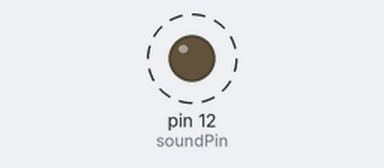
The sketch below on a simulated Arduino Uno, built with avr-gcc and run on an emulated ATmega328P. Shown: output pins drawn as LEDs (lit = HIGH). Dashed ring = blinking.

Above: at 1.1 s.
Timing chart, 0 to 4.9 s (numbered marks = the images above):
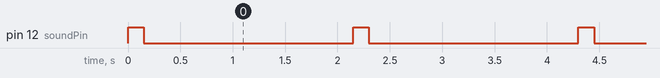

Measured:
- by itself, pin 12 (soundPin): alternates HIGH for 0.15 s and LOW for 2.0 s

The sketch:

sound.ino
```cpp
int soundPin = 12;

void setup() {
  pinMode(soundPin, OUTPUT);
}

void loop() {
  digitalWrite(soundPin, HIGH);
  delay(150);
  digitalWrite(soundPin, LOW);
  delay(2000);
}
```
